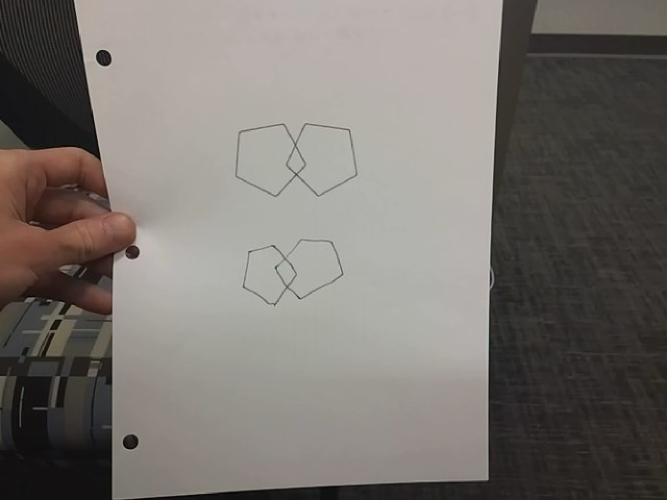
#> input picture pct/dataset/samples/6B0D6B92-2DE3-42F1-8AF7-08DD8B834DD4_Week_168_Visit_PACC_-_Version_A_MMSEdrawing_page1.png, 1334 x 1000 px, found by its file name (shown at 1/2 size)
$ python canny_edge_detection_tuner.py
#> lines starting #> are read from the running program, lines starting #| are printed output that depends on the picture; after the words box and inside, x2 and y2 are one past the last pixel; in counts of white or black regions, pixels touching at a corner belong together
import cv2
import numpy as np

def nothing(x):
    pass

# Load the image
img = cv2.imread('dataset/6B0D6B92-2DE3-42F1-8AF7-08DD8B834DD4_Week_168_Visit_PACC_-_Version_A_MMSEdrawing_page1.png')
#> img is the input picture: shape (1000, 1334, 3); mean B, G, R 109.9, 114.8, 119.8

# Resize image to fit window
scale_percent = 50  # 50% of original size
width = int(img.shape[1] * scale_percent / 100)
#> width = 667
height = int(img.shape[0] * scale_percent / 100)
#> height = 500
dim = (width, height)
#> dim = (667, 500)
img = cv2.resize(img, dim, interpolation=cv2.INTER_AREA)
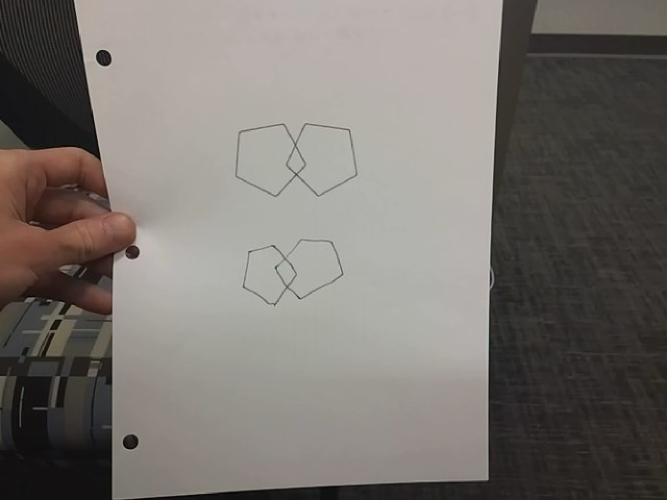
#> img: shape (500, 667, 3); mean B, G, R 110, 114.9, 119.9

# Create a resizable window
cv2.namedWindow('Canny Edge Tuner', cv2.WINDOW_NORMAL)

# Create trackbars for parameters
cv2.createTrackbar('Threshold1', 'Canny Edge Tuner', 100, 500, nothing)
cv2.createTrackbar('Threshold2', 'Canny Edge Tuner', 200, 500, nothing)
cv2.createTrackbar('Blur Kernel', 'Canny Edge Tuner', 5, 20, nothing)
cv2.createTrackbar('SigmaX', 'Canny Edge Tuner', 14, 50, nothing)  # SigmaX scaled by 10

while True:
    t1 = cv2.getTrackbarPos('Threshold1', 'Canny Edge Tuner')
    t2 = cv2.getTrackbarPos('Threshold2', 'Canny Edge Tuner')
    blur_k = cv2.getTrackbarPos('Blur Kernel', 'Canny Edge Tuner')
    sigma = cv2.getTrackbarPos('SigmaX', 'Canny Edge Tuner') / 10.0

    if blur_k % 2 == 0:
        blur_k += 1
    if blur_k < 3:
        blur_k = 3

    gray = cv2.cvtColor(img, cv2.COLOR_BGR2GRAY)
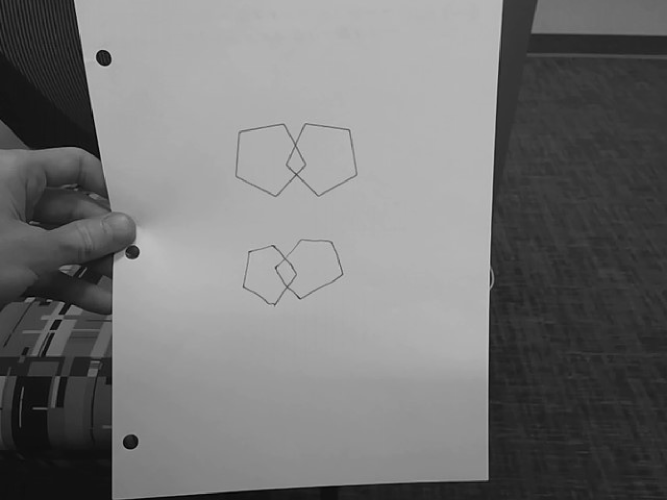
#> gray: shape (500, 667); min 1, max 199, mean 115.8
    blurred = cv2.GaussianBlur(gray, (blur_k, blur_k), sigma)
    edges = cv2.Canny(blurred, t1, t2)
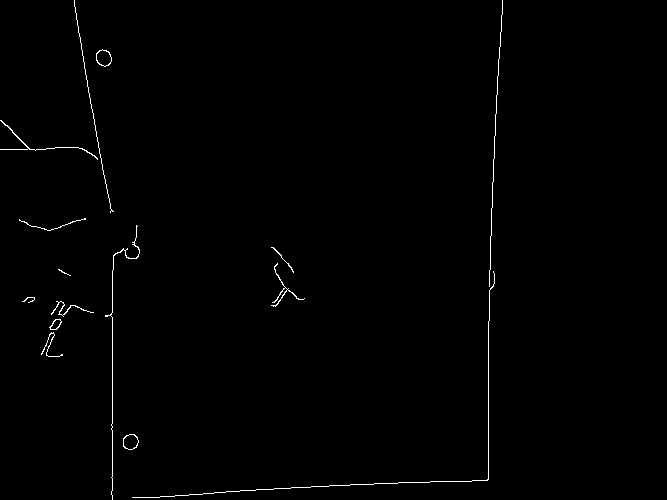
#> edges: shape (500, 667); 0.65% white in thin lines or dots, all inside (x1, y1, x2, y2) = (0, 0, 503, 500)

    cv2.imshow('Canny Edge Tuner', edges)

    if cv2.waitKey(1) & 0xFF == 27:  # ESC key
#> (key Esc is pressed here)
        break

cv2.destroyAllWindows()

$ run again, with pct/dataset/samples/48964A27-FA15-4688-6CE4-08DD81123178_Week_48_Visit_PACC_-_Version_A_MMSEdrawing_page1.png copied over pct/dataset/samples/6B0D6B92-2DE3-42F1-8AF7-08DD8B834DD4_Week_168_Visit_PACC_-_Version_A_MMSEdrawing_page1.png
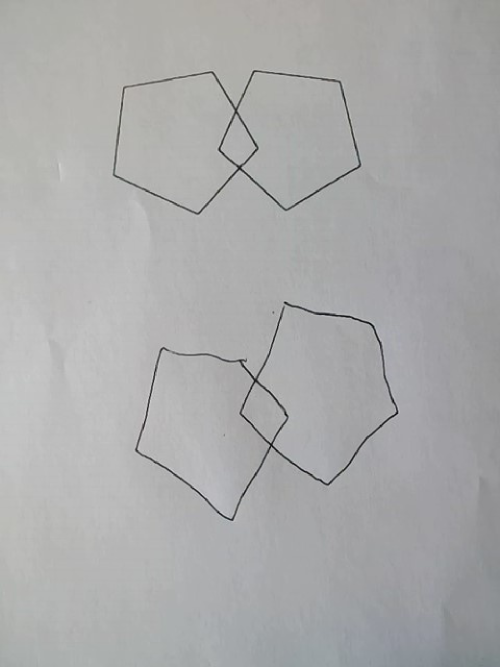
#> input picture pct/dataset/samples/48964A27-FA15-4688-6CE4-08DD81123178_Week_48_Visit_PACC_-_Version_A_MMSEdrawing_page1.png, 1000 x 1334 px, found by its file name (shown at 1/2 size)
#> img is the input picture: shape (1334, 1000, 3); mean B, G, R 170.9, 170.6, 170.3
#> `img = cv2.resize(img, dim, interpolation=cv2.INTER_AREA)`:
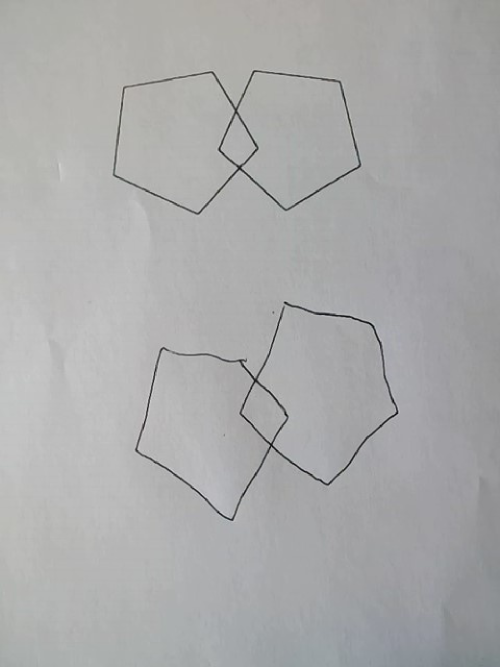
#> img: shape (667, 500, 3); mean B, G, R 171, 170.8, 170.4
#> `edges = cv2.Canny(blurred, t1, t2)`:
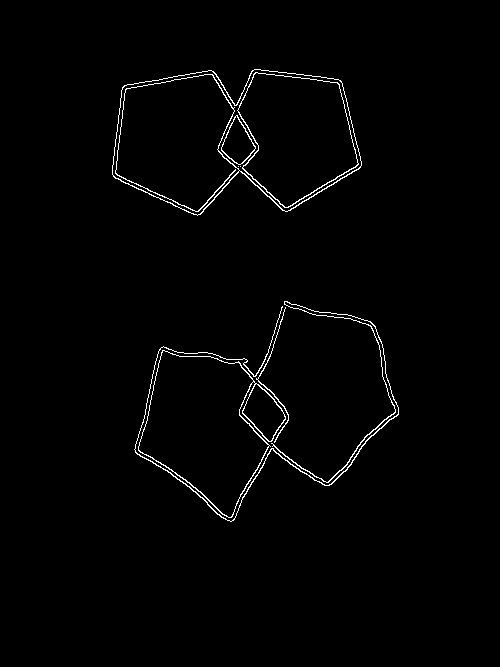
#> edges: shape (667, 500); 1.3% white in thin lines or dots, all inside (x1, y1, x2, y2) = (112, 69, 399, 522)
